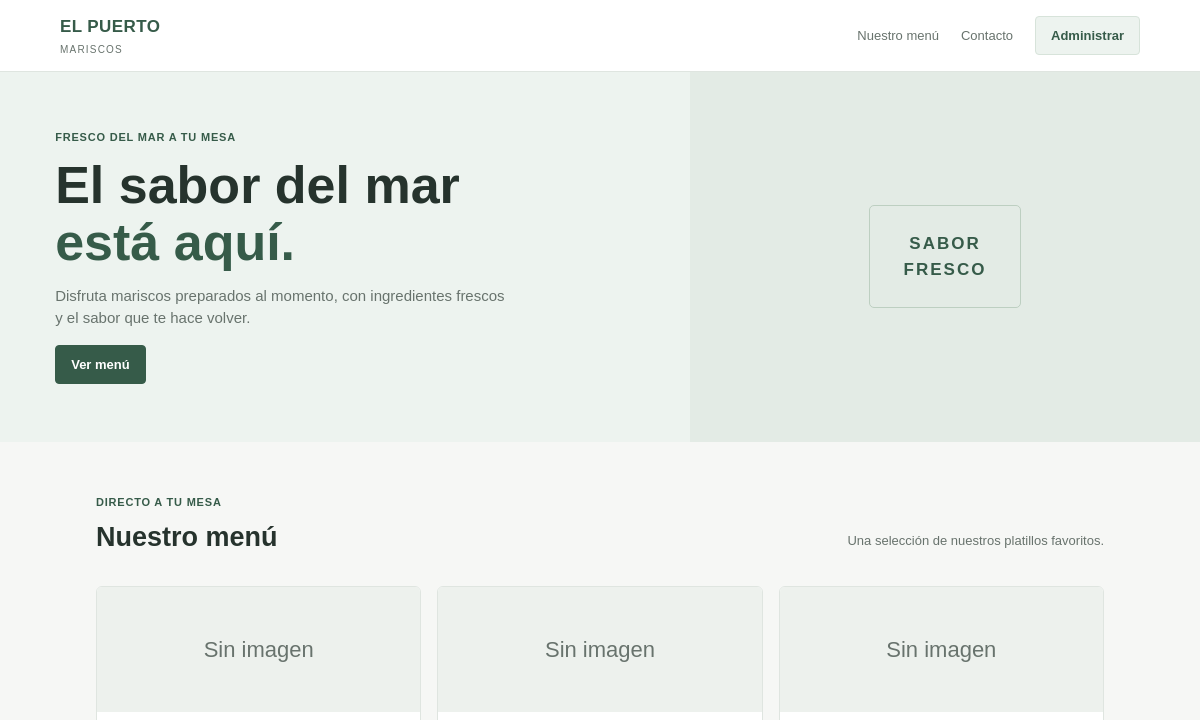
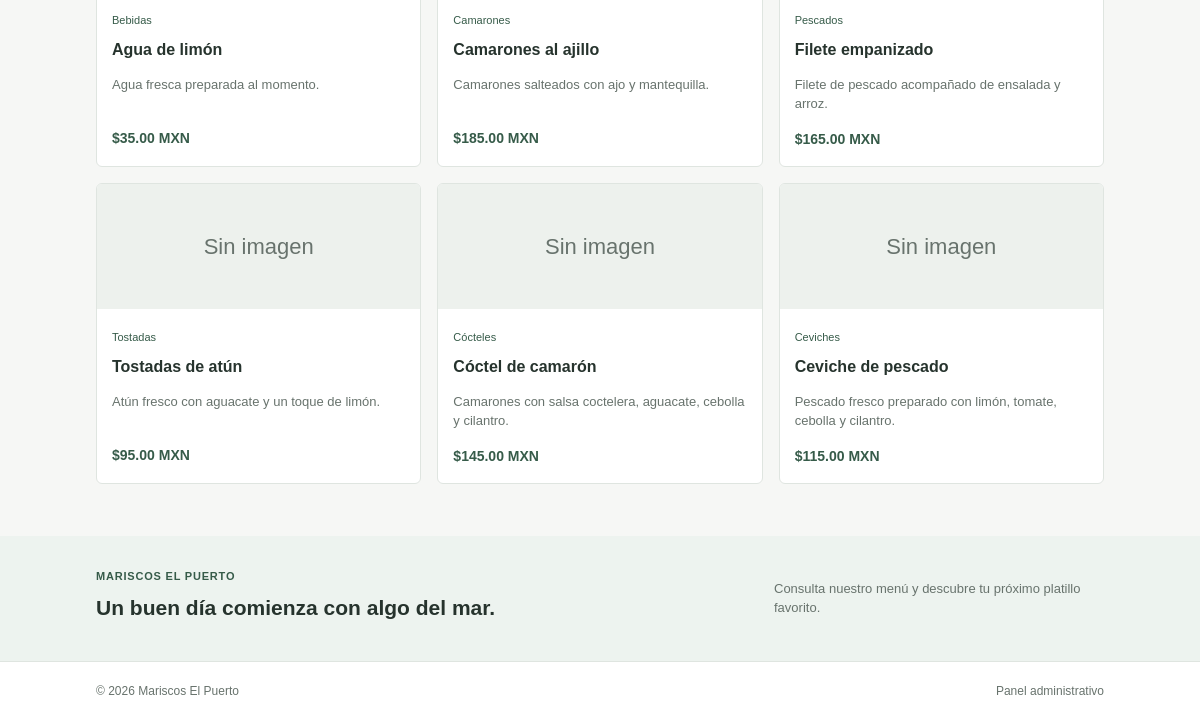
/, run on an earlier commit of the app's database (2 pictures, top to bottom).
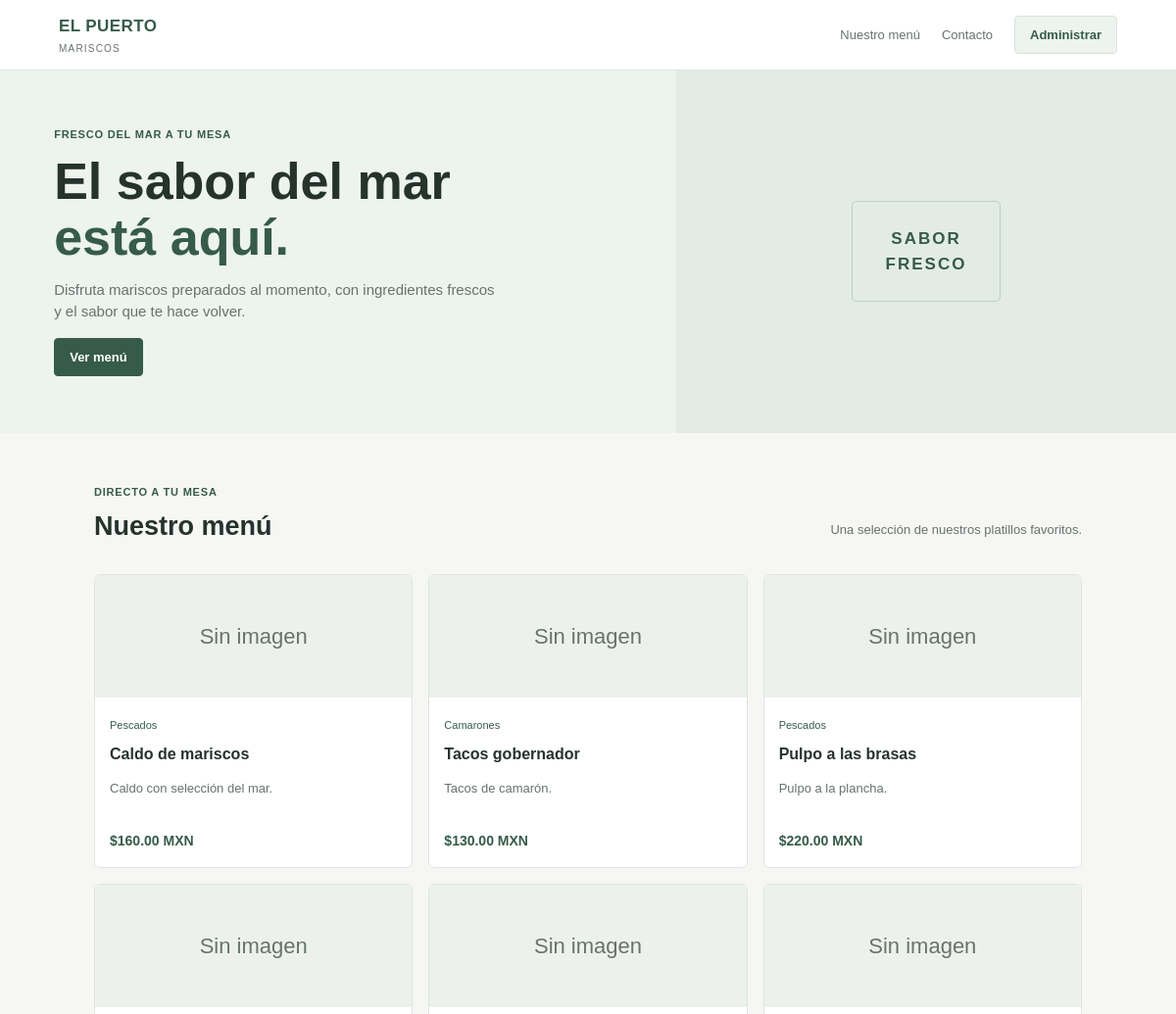
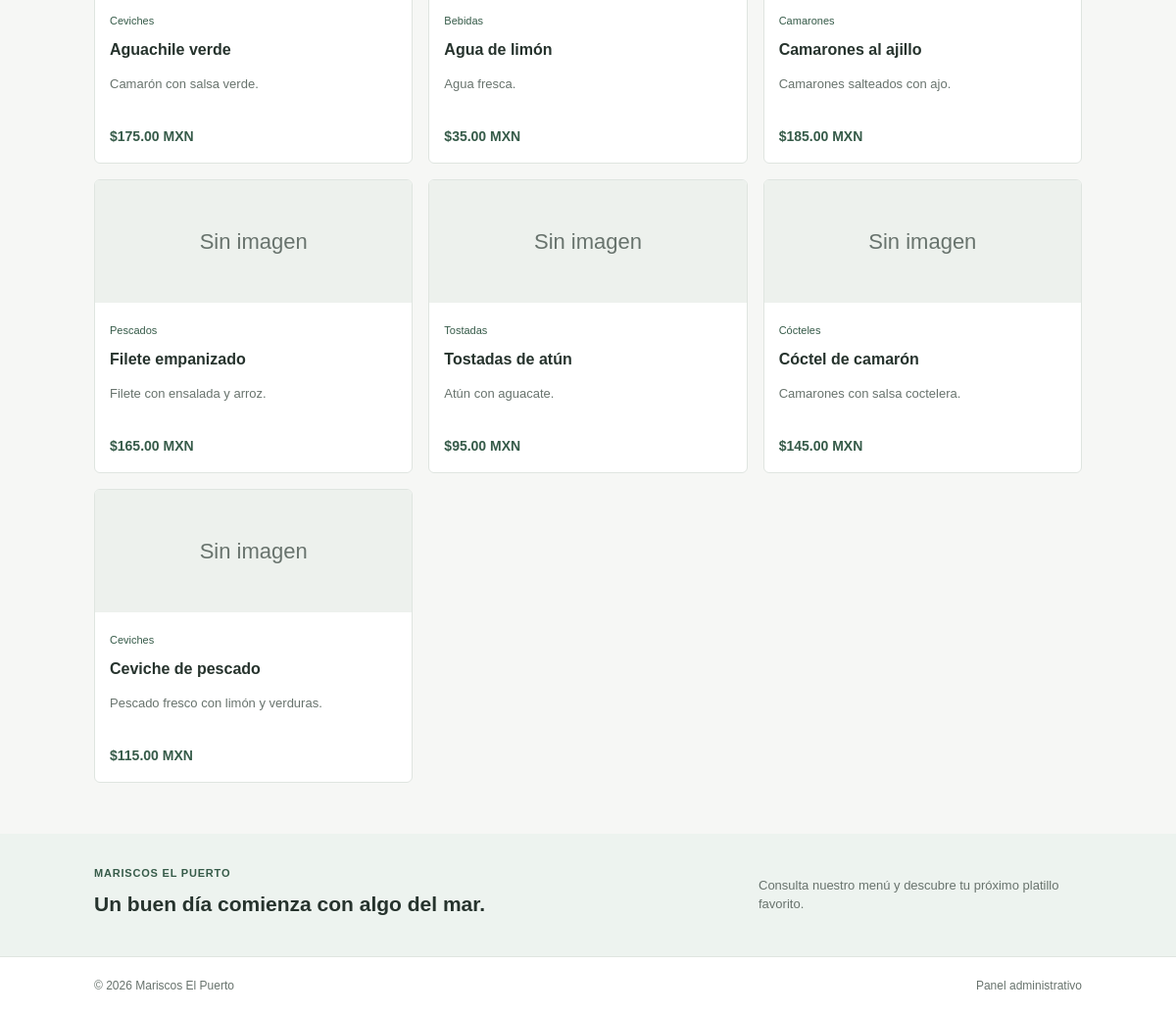
And on a later commit of the database (2 pictures, top to bottom).
### tables this page shows
CREATE TABLE platillos (
     
    id INT AUTO_INCREMENT PRIMARY KEY,
     
    nombre VARCHAR(120) NOT NULL,
     
     
    descripcion VARCHAR(255),
     
     
    precio DECIMAL(10,2) NOT NULL,
     
     
    imagen VARCHAR(255) DEFAULT NULL,
     
     
    categoria_id INT NULL,
     
     
    disponible TINYINT(1) DEFAULT 1,
     
     
    CONSTRAINT fk_platillos_categoria
        FOREIGN KEY (categoria_id) REFERENCES categorias(id)
        ON DELETE SET NULL
);

CREATE TABLE categorias (
     
    id INT AUTO_INCREMENT PRIMARY KEY,
     
    nombre VARCHAR(80) NOT NULL
);

### index.php (the view, shortened to what this page needs)
<?php
require_once "config/conexion.php";
$sql = "SELECT
            platillos.*,
            categorias.nombre AS nombre_categoria
        FROM platillos
        LEFT JOIN categorias ON platillos.categoria_id = categorias.id
        WHERE platillos.disponible = 1
        ORDER BY platillos.id DESC";
$consulta = $conexion->query($sql);
$platillos = $consulta->fetchAll(PDO::FETCH_ASSOC);
?>
<!DOCTYPE html>
<html lang="es">
<head>
    <link rel="stylesheet" href="assets/css/estilos.css">
</head>
<body>
    <header class="barra">
        <a class="marca" href="index.php">
            <span>EL PUERTO</span>
            <small>MARISCOS</small>
        </a>
        <nav>
            <a href="#menu">Nuestro menú</a>
            <a href="#contacto">Contacto</a>
            <a class="boton boton-claro" href="admin/">Administrar</a>
        </nav>
    </header>
    <main>
        <section class="portada">
            <div class="portada-contenido">
                <p class="etiqueta">FRESCO DEL MAR A TU MESA</p>
                <h1>El sabor del mar<br><em>está aquí.</em></h1>
                <p>
                    Disfruta mariscos preparados al momento, con ingredientes frescos
                    y el sabor que te hace volver.
                </p>
                <a class="boton boton-coral" href="#menu">Ver menú</a>
            </div>
            <div class="portada-imagen">
                <div class="circulo">SABOR<br>FRESCO</div>
            </div>
        </section>
        <section class="seccion-menu" id="menu">
            <div class="encabezado-seccion">
                <div>
                    <p class="etiqueta">DIRECTO A TU MESA</p>
                    <h2>Nuestro menú</h2>
                </div>
                <p>Una selección de nuestros platillos favoritos.</p>
            </div>
            <div class="tarjetas">
                    <?php foreach ($platillos as $platillo): ?>
                    <article class="tarjeta">
                        <div class="tarjeta-imagen">
                            <?php if (!empty($platillo["imagen"])): ?>
                                <img
                                    src="<?= htmlspecialchars($platillo["imagen"]) ?>"
                                    alt="<?= htmlspecialchars($platillo["nombre"]) ?>"
                                >
                            <?php else: ?>
                                <span>Sin imagen</span>
                            <?php endif; ?>
                        </div>
                        <div class="tarjeta-info">
                            <small>
                                <?= htmlspecialchars($platillo["nombre_categoria"] ?? "Especialidad") ?>
                            </small>
                            <h3><?= htmlspecialchars($platillo["nombre"]) ?></h3>
                            <p><?= htmlspecialchars($platillo["descripcion"] ?? "") ?></p>
                            <strong>
                                $<?= number_format((float) $platillo["precio"], 2) ?> MXN
                            </strong>
                        </div>
                    </article>
                <?php endforeach; ?>
            </div>
        </section>
        <section class="franja" id="contacto">
            <div>
                <p class="etiqueta">MARISCOS EL PUERTO</p>
                <h2>Un buen día comienza con algo del mar.</h2>
            </div>
            <p>Consulta nuestro menú y descubre tu próximo platillo favorito.</p>
        </section>
    </main>
    <footer>
        <span>© <?= date("Y") ?> Mariscos El Puerto</span>
        <a href="admin/">Panel administrativo</a>
    </footer>
</body>
</html>

What changed in the data, as far as the page shows it:
added platillos: shows "Sin imagen", categoria.nombre "Pescados", nombre "Caldo de mariscos", descripcion "Caldo con selección del mar.", precio "160.00"
added platillos: shows "Sin imagen", categoria.nombre "Camarones", nombre "Tacos gobernador", descripcion "Tacos de camarón.", precio "130.00"
added platillos: shows "Sin imagen", categoria.nombre "Pescados", nombre "Pulpo a las brasas", descripcion "Pulpo a la plancha.", precio "220.00"
added platillos: shows "Sin imagen", categoria.nombre "Ceviches", nombre "Aguachile verde", descripcion "Camarón con salsa verde.", precio "175.00"
changed platillos "Agua de limón": descripcion "Agua fresca preparada al momento." → "Agua fresca."
changed platillos "Camarones al ajillo": descripcion "Camarones salteados con ajo y mantequilla." → "Camarones salteados con ajo."
changed platillos "Filete empanizado": descripcion "Filete de pescado acompañado de ensalada y arroz." → "Filete con ensalada y arroz."
changed platillos "Tostadas de atún": descripcion "Atún fresco con aguacate y un toque de limón." → "Atún con aguacate."
changed platillos "Cóctel de camarón": descripcion "Camarones con salsa coctelera, aguacate, cebolla y cilantro." → "Camarones con salsa coctelera."
changed platillos "Ceviche de pescado": descripcion "Pescado fresco preparado con limón, tomate, cebolla y cilantro." → "Pescado fresco con limón y verduras."
